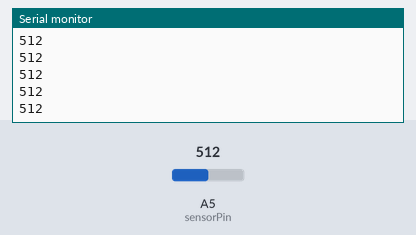
Bench run of a sketch on a simulated Arduino Uno, built with avr-gcc and run on an emulated ATmega328P. On the bench: the last lines printed to the serial monitor. The test bench sets the inputs (shaded band); at power-on: A5 (sensorPin) = 512.

Above: at 1.2 s.
1.3 s: A5 (sensorPin) set to 716
At 1.31 s:
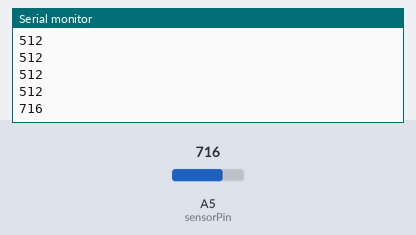
2.8 s: A5 (sensorPin) set to 900
At 2.81 s:
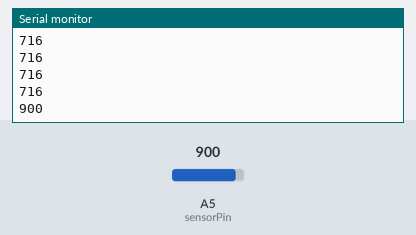
Timing chart, 0 to 5.8 s (numbered marks = the images above; inputs shaded):
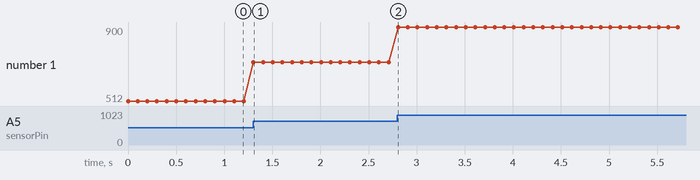

Measured:
- after the input at 1.3 s, the serial monitor: prints a new line at once (image 1)
- after the input at 2.8 s, the serial monitor: prints a new line at once (image 2)
- plotted number 1: 512 → 716 after the input at 1.3 s, 716 → 900 after the input at 2.8 s

The sketch:

ldr.ino
```cpp
int sensorPin = A5;

/*
5V -> LDR -> Analog In -> 10K Ohm -> Ground
*/

void setup() {
  // put your setup code here, to run once:
  Serial.begin(9600);
  pinMode(sensorPin, INPUT);
}

void loop() {
  // put your main code here, to run repeatedly:
  int ldrVal = analogRead(sensorPin);
  Serial.println(ldrVal);
  delay(100);
}
```
